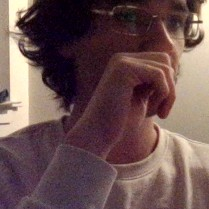
#> input picture face_snapshots/08f4740b/20260211_181707_728.jpg, 209 x 209 px
$ python -i processing.py   (imports and definitions only)
#> lines starting #> are read from the running program, lines starting #| are printed output that depends on the picture; after the words box and inside, x2 and y2 are one past the last pixel; in counts of white or black regions, pixels touching at a corner belong together
#> further down, picture is the input picture: shape (209, 209, 3); mean B, G, R 80.5, 81.2, 106.9
"""Image processing pipelines for RGB and IR cameras, with CPU/GPU paths."""

import numpy as np
import cv2 as cv

from config import (
    SKIN_LOWER, SKIN_UPPER,
    IR_CLAHE_CLIP, IR_CLAHE_GRID, IR_BLUR_KSIZE,
    IR_THRESH_BLOCK, IR_THRESH_C, IR_MORPH_KSIZE,
    IR_MIN_CONTOUR_AREA,
)


# ===================================================================
# RGB processing (skin-color segmentation)
# ===================================================================

# [54 lines left out: functions process_rgb_cpu, process_rgb_gpu, not called in this run]


# ===================================================================
# IR processing (intensity + edge based)
# ===================================================================
#
# IR cameras produce grayscale-like images where:
#   - Skin/body appears BRIGHT (warm objects emit more IR)
#   - Background appears DARK (cooler objects)
# HSV skin-color segmentation fails because there is no color info.
#
# Strategy:
#   1. Convert to true grayscale
#   2. CLAHE to normalize uneven IR illumination
#   3. Gaussian blur to reduce sensor noise
#   4. Intensity threshold to isolate warm regions (skin/body)
#   5. Morphological cleanup
#   6. Contour filtering by area
#   7. Adaptive threshold on the segmented region for detail
# ===================================================================

def process_ir_cpu(img):
    """IR-optimized processing on CPU."""
    # Handle both grayscale and BGR input from IR cameras
    if len(img.shape) == 3:
        gray = cv.cvtColor(img, cv.COLOR_BGR2GRAY)
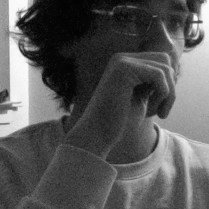
#> gray: shape (209, 209); min 1, max 252, mean 88.8
    else:
        gray = img.copy()

    # 1. CLAHE — normalize uneven IR illumination
    clahe = cv.createCLAHE(clipLimit=IR_CLAHE_CLIP, tileGridSize=IR_CLAHE_GRID)
    enhanced = clahe.apply(gray)

    # 2. Blur to reduce IR sensor noise
    blurred = cv.GaussianBlur(enhanced, IR_BLUR_KSIZE, 0)
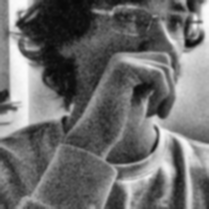
#> blurred: shape (209, 209); min 7, max 252, mean 108.7

    # 3. Otsu threshold — automatically finds the best split between
    #    warm (bright skin) and cool (dark background) regions
    _, mask = cv.threshold(blurred, 0, 255, cv.THRESH_BINARY + cv.THRESH_OTSU)
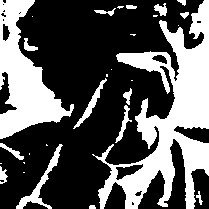
#> mask: shape (209, 209); 35.3% white; 29 white regions (13 under 20 px), largest, box (x1, y1, x2, y2) and area: (92, 0, 209, 209) 9170, (0, 0, 74, 139) 4509, (16, 144, 63, 209) 528

    # 4. Morphological cleanup — close small gaps, remove noise
    kernel = cv.getStructuringElement(cv.MORPH_ELLIPSE,
                                      (IR_MORPH_KSIZE, IR_MORPH_KSIZE))
    mask = cv.morphologyEx(mask, cv.MORPH_CLOSE, kernel, iterations=2)
#> mask: shape (209, 209); 39.2% white; 15 white regions (8 under 20 px), largest, box (x1, y1, x2, y2) and area: (89, 0, 209, 209) 10791, (0, 0, 74, 164) 5170, (16, 144, 63, 209) 556
    mask = cv.morphologyEx(mask, cv.MORPH_OPEN, kernel, iterations=1)
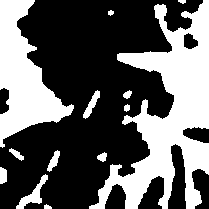
#> mask: shape (209, 209); 37.8% white; 13 white regions

    # 5. Contour filtering — keep only large warm blobs
    contours, _ = cv.findContours(mask, cv.RETR_EXTERNAL, cv.CHAIN_APPROX_SIMPLE)
#> contours = 13 contours, 3 with area under 20; largest, box (x1, y1, x2, y2) and area: (89, 0, 209, 209) 9974, (0, 0, 74, 148) 4826, (16, 174, 48, 209) 280, (83, 90, 100, 119) 149, (47, 150, 60, 172) 108
    contours = [c for c in contours if cv.contourArea(c) > IR_MIN_CONTOUR_AREA]
#> contours = 2 contours; box (x1, y1, x2, y2) and area: (89, 0, 209, 209) 9974, (0, 0, 74, 148) 4826
    contours = sorted(contours, key=cv.contourArea, reverse=True)[:6]

    mask = np.zeros(mask.shape, dtype=np.uint8)
    for c in contours:
        cv.drawContours(mask, [c], 0, 255, -1)
#> this loop made 2 passes
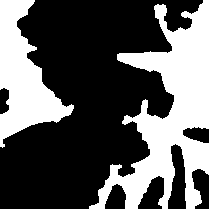
#> mask: shape (209, 209); 35.7% white; 2 white regions, box (x1, y1, x2, y2) and area: (89, 0, 209, 209) 10544, (0, 0, 74, 148) 5041

    mask = cv.GaussianBlur(mask, (5, 5), 0)

    # 6. Segment and adaptive threshold for detail
    segmented = cv.bitwise_and(enhanced, enhanced, mask=mask)
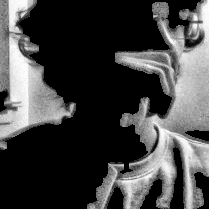
#> segmented: shape (209, 209); min 0, max 255, mean 67.5
    result = cv.adaptiveThreshold(
        segmented, 255, cv.ADAPTIVE_THRESH_GAUSSIAN_C,
        cv.THRESH_BINARY, IR_THRESH_BLOCK, IR_THRESH_C)
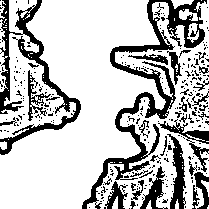
#> result: shape (209, 209); 74.9% white; 288 black regions (255 under 20 px), largest, box (x1, y1, x2, y2) and area: (82, 0, 207, 209) 3905, (0, 0, 81, 155) 2449, (167, 134, 186, 209) 663

    return result


# [80 lines left out: functions process_ir_gpu, get_processor, not called in this run]

>>> import cv2
>>> picture = cv2.imread('../face_snapshots/08f4740b/20260211_181707_728.jpg')
>>> result = process_ir_cpu(picture)
